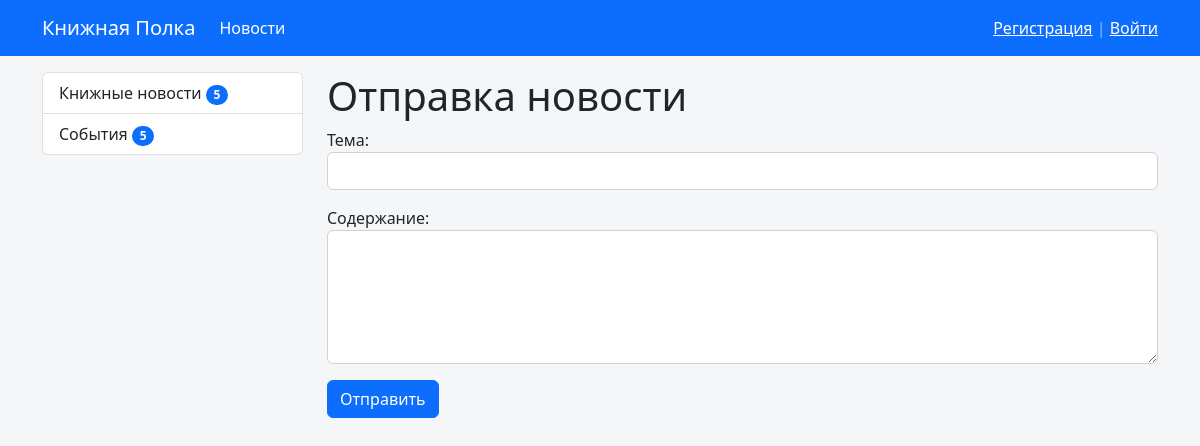
The page /mail_sending/ on the database its author committed.
### news/models.py (models this page shows)
class Category(models.Model):
    title = models.CharField(max_length=100, db_index=True, verbose_name='Название категории')
    def get_absolute_url(self):
        return reverse('category', kwargs={'category_id': self.pk})
    def __str__(self):
        return self.title
    class Meta:
        verbose_name = 'Категория'
        verbose_name_plural = 'Категории'
        ordering = ['title']

### news/views.py (the view)
# urls.py: path('mail_sending/', mail_sending, name='mail_sending')
def mail_sending(request):
    if request.method == 'POST':
        form = ContactForm(request.POST)
        if form.is_valid():
            mail = send_mail(form.cleaned_data['subject'], form.cleaned_data['content'], 'asd@gmail.com', ['dsa@gmail.com'],
                      fail_silently=True)
            if mail:
                messages.success(request, 'Вы успешно отправили письмо')
                return redirect('news')
            else:
                messages.error(request, 'Ошибка отправки')
        else:
            messages.error(request, 'Ошибка валидации')
    else:
        form = ContactForm()
    return render(request, 'news/send_mail.html', {'form': form})

### news/forms.py
class ContactForm(forms.Form):
    subject = forms.CharField(label='Тема', widget=forms.TextInput(attrs={'class': 'form-control'}))
    content = forms.CharField(label='Содержание', widget=forms.Textarea(attrs={'class': 'form-control', 'rows': 5}))

### news/templatetags/news_tags.py (called while the page is built)
@register.inclusion_tag('news/list_categories.html')
def show_categories():
    categories = Category.objects.filter(news__is_published=True).annotate(cnt=Count('news')).filter(cnt__gt=0)
    print(categories)
    return {'categories': categories}

### news/templates/news/send_mail.html (shortened to what this page needs)
{% extends 'base.html' %}
{% block sidebar %}
{% include 'include/_sidebar.html' %}
{% endblock %}
{% block content %}
<h1>Отправка новости</h1>
<form method="post">
    {{ form.as_p }}
    <button type="submit" class="btn btn-primary">Отправить</button>
</form>
{% endblock %}

### news/templates/news/list_categories.html
<div class="list-group">
    {% for item in categories %}
    <a href="{{ item.get_absolute_url }}" class="list-group-item list-group-item-action" aria-current="true">
        {{ item.title }}
        <span class="badge rounded-pill text-bg-primary">{{ item.cnt }}</span>
    </a>
    {% endfor %}
</div>

### bookshelve/static/css/styles.css (style rules this page uses)
body { background-color: rgba(174,183,194,0.12); }

### rows shown on the page
Category: title "Книжные новости", cnt "5"
Category: title "События", cnt "5"
